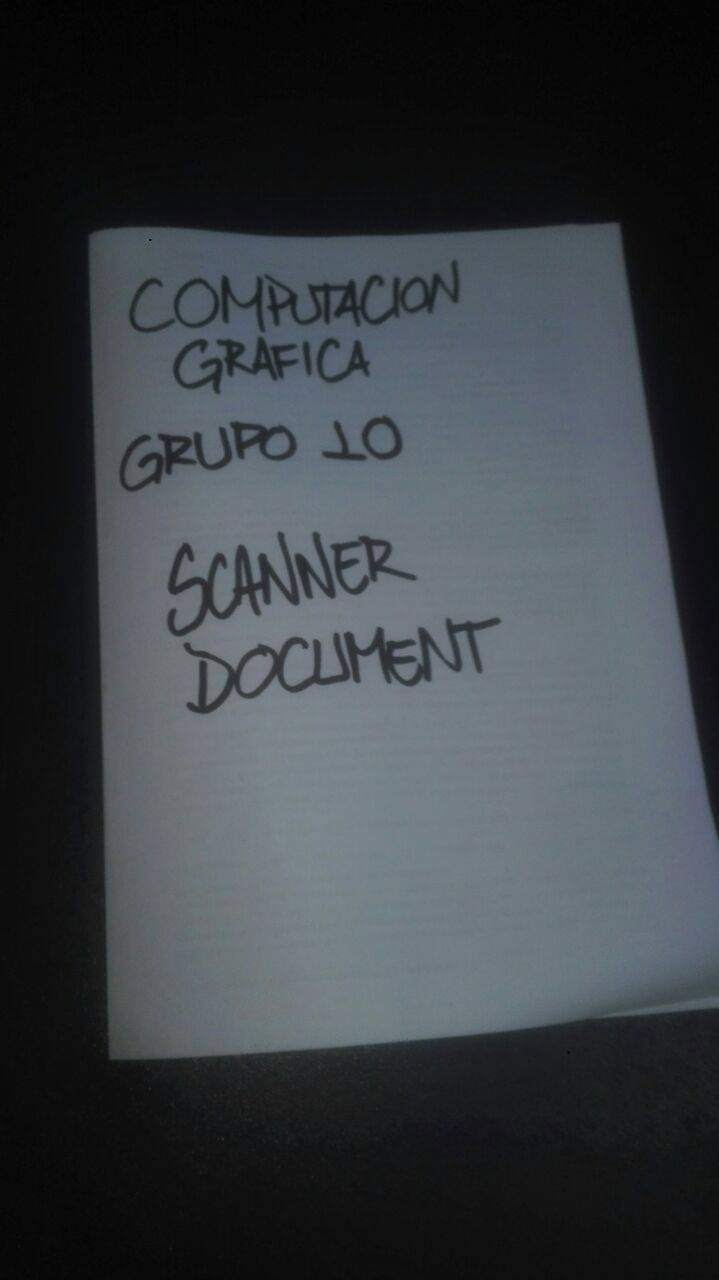
#> input picture fot2.jpg, 719 x 1280 px
$ python main.py
#> lines starting #> are read from the running program, lines starting #| are printed output that depends on the picture; after the words box and inside, x2 and y2 are one past the last pixel; in counts of white or black regions, pixels touching at a corner belong together
### exam2.py
import cv2 as cv
import numpy as np
from fractions import Fraction
from matplotlib import pyplot as plt
from canny import canny

class Image:
        def __init__(self,_image):
                self.image = _image#.astype(int)
                self.original = _image.copy()
                self.row = self.image.shape[0]
                self.col = self.image.shape[1]

        def beGray(self):
                return cv.cvtColor(self.image,cv.COLOR_BGR2GRAY)

        def cannyEdgeDetection(self,kernel=(5,5),sigma=20,minTh=15,maxTh=21):
            #Cimg = cv.Canny(self.beGray(),minTh,maxTh)
            Cimg = canny(self.beGray(),sigma=sigma,lowT=minTh,highT=maxTh)
            return Cimg

        def findpoints(self,edge):
            contours,hierarchy = cv.findContours(edge,cv.RETR_LIST,
                    cv.CHAIN_APPROX_SIMPLE)
            contours = sorted(contours,key=cv.contourArea,reverse=True)

            for c in contours:
                p=cv.arcLength(c,True)
                approx = cv.approxPolyDP(c,0.02*p,True)
                if len(approx)==4:
                    target = approx
                    break
            return target.reshape((4,2))

        def mapper(self,h):
            hnew = np.zeros((4,2),dtype = np.float32)

            add = h.sum(1)
            hnew[0] = h[np.argmin(add)]
            hnew[2] = h[np.argmax(add)]

            diff = np.diff(h,axis = 1)
            hnew[1] = h[np.argmin(diff)]
            hnew[3] = h[np.argmax(diff)]
            return hnew
        # [15 lines left out: functions distance, transform, not called in this run]

# [12 lines that do not run on import are left out]

### gaussfilter.py
import numpy as np
import cv2 as cv
import matplotlib.pyplot as plt
from scipy.ndimage.filters import convolve

"""
    img_filt = np.zeros_like(img, dtype=np.float32)
    if len(img.shape)==2:
        return convolution(img,kernel).astype(np.uint8)
    for c in range(3):
        img_filt[:,:,c] = convolution(img[:,:,c],kernel)

    return img_filt.astype(np.uint8)"""

# [31 lines left out: function convolution, not called in this run]

def GaussianFunction(sigma,x,y):
    num = np.exp(-(((x**2) + (y**2))/(2.0*(sigma**2))))
    den = 2.0*np.pi*(sigma**2)
    return num/den


def GaussianFilter(img,kernel_size=5,sigma=1):
    kernel = np.zeros((kernel_size,kernel_size),dtype=np.float32)
    m = n = kernel_size//2

    for x in range(-m,m+1):
        for y in range(-n,n+1):
            kernel[x+2,y+2] = GaussianFunction(sigma,x,y)

    return convolve(img,kernel)

# [7 lines that do not run on import are left out]

### sobelfilter.py
import cv2 as cv
import numpy as np
from scipy.ndimage.filters import convolve
from gaussfilter import GaussianFilter

#img en scala grises
def SobelFilter(img):
    Gx = np.array([[1,0,-1],[2,0,-2],[1,0,-1]],dtype=np.float32)
    Gy = np.array([[+1,+2,+1],[0,0,0],[-1,-2,-1]],dtype=np.float32)

    G_x = convolve(img,Gx)
    G_y = convolve(img,Gy)

    G = np.sqrt(G_x**2 + G_y**2)
    #G = np.hypot(G_x,G_y)

    G = G / G.max() * 255
    Theta = np.arctan2(G_y,G_x) #* 180. /np.pi
    Theta = np.rad2deg(Theta)
    return G , Theta


# [8 lines that do not run on import are left out]

### non_max_suppresion.py
import numpy as np
import cv2 as cv
import matplotlib.pyplot as plt
from gaussfilter import GaussianFilter
from sobelfilter import SobelFilter


def non_max_suppression(img,Angle):
    H, W = img.shape
    Z = np.zeros((H,W),dtype=np.int32)

    for i in range(1,H-1):
        for j in range(1,W-1):
            #angulo 0
            p=255
            q=255
            if (0<=Angle[i,j]<22.5) or (157.5<=Angle[i,j]<=180) or (
                    -22.5<=Angle[i,j]<0) or (-180<=Angle[i,j]<-157.5):
                p = img[i,j+1]
                q = img[i,j-1]
            #angulo 45
            elif (22.5 <= Angle[i,j]<67.5) or (-157.5<=Angle[i,j]<-112.5):
                p = img[i+1,j+1]
                q = img[i-1,j-1]
            #angulo 90
            elif (67.5<=Angle[i,j]<112.5) or (-112.5<=Angle[i,j]<-67.5):
                p = img[i+1,j]
                q = img[i-1,j]
            #angulo 135
            elif (112.5 <= Angle[i,j]<157.5)  or (-67.5<=Angle[i,j]<-22.5):
                p = img[i+1,j-1]
                q = img[i-1,j+1]

            #non max suppression
            if (img[i,j] >= p) and (img[i,j]>=q):
                Z[i,j] = img[i,j]
            else:
                Z[i,j] = 0
    return Z

# [7 lines that do not run on import are left out]

### histeresis.py
import numpy as np
import cv2 as cv
from gaussfilter import GaussianFilter
from sobelfilter import SobelFilter
from non_max_suppresion import non_max_suppression

def threshold(img,lowT=0.05,highT=0.15,weakP=75,strongP=255):
    M,N = img.shape

    Thres = np.zeros((M,N),dtype=np.uint8)

    strongI,strongJ = np.where(img >= highT)
    zerosI,zerosJ = np.where(img < lowT)

    weakI,weakJ = np.where((img<=highT) & (img >= lowT))

    Thres[strongI,strongJ] = strongP
    Thres[zerosI,zerosJ] = 0
    Thres[weakI,weakJ] = weakP

    return Thres

def hysteresis(img,lowT=0.05,highT=0.15,weakP=75,strongP=255):
    M,N = img.shape

    thres = threshold(img,lowT,highT,weakP,strongP)

    for i in range(1,M-1):
        for j in range(1,N-1):
            if thres[i,j] == weakP:
                if strongP in [thres[i+1, j-1],
                        thres[i+1, j],thres[i+1, j+1],
                        thres[i, j-1],thres[i, j+1],
                        thres[i-1, j-1],thres[i-1, j],
                        thres[i-1, j+1]]:
                    thres[i,j] = 255
                else:
                    thres[i,j] = 0
    return thres

# [10 lines that do not run on import are left out]

### tools.py
import matplotlib.pyplot as plt
from matplotlib.path import Path
import matplotlib.patches as patches
import numpy as np

def formA(points):
    verts = [
            (points[0][0], points[0][1]),   # P0
            (points[1][0], points[1][1]),  # P1
            (points[2][0], points[2][1]),  # P2
            (points[3][0], points[3][1]),  # P3
            (points[0][0], points[0][1]),
            ]
    xs, ys = zip(*verts)

    return np.array(xs),np.array(ys)

# [6 lines left out: function distance, not called in this run]

def take_second(elem):
    return elem[1]

# [8 lines left out: function knn, not called in this run]

### line.py
from matplotlib import pyplot as plt
from tools import formA,knn
import cv2 as cv
import numpy as np
from exam2 import Image

class LineBuilder:
    def __init__(self, line,_x,_y,img1):
        self.line = line
        self.xs = _x
        self.ys = _y
        self.img1 = img1
        self.eventkey=''
    def connect(self):
        "conectar todos los eventos"
        self.cidpress = self.line.figure.canvas.mpl_connect(
                'button_press_event',self.on_press)
        self.keypress = self.line.figure.canvas.mpl_connect(
                'key_press_event',self.key_press)

    # [44 lines left out: functions key_press, on_press, left_button, not called in this run]

    def disconnect(self):
        self.line.figure.canvas.mpl_disconnect(self.cidpress)

### canny.py
import cv2 as cv
from gaussfilter import GaussianFilter
from sobelfilter import SobelFilter
from non_max_suppresion import non_max_suppression
from histeresis import hysteresis

def canny(img,kernel=5,sigma=1,lowT=15,highT=21):
    gauss = GaussianFilter(img,kernel,sigma)
    sobel,theta = SobelFilter(gauss)
    nms = non_max_suppression(sobel,theta)
    threshold = hysteresis(nms,lowT,highT)

    return threshold

# [6 lines that do not run on import are left out]

### main.py
from matplotlib import pyplot as plt
from tools import formA, knn
import cv2 as cv
import numpy as np
from exam2 import Image
from line import LineBuilder

def main():
    #img = cv.imread('test_img.jpg')
    #img = cv.imread('fot1.jpg')
    img = cv.imread('fot2.jpg')
#> img is the input picture: shape (1280, 719, 3); mean B, G, R 66.7, 62.1, 57.3
    scanner = Image(img)
    #canny = scanner.cannyEdgeDetection()
    canny = scanner.cannyEdgeDetection(sigma=15,)
#> in GaussianFilter, `kernel = np.zeros((kernel_size,kernel_size),dtype=np.float32)`: kernel = [[0, 0, 0, 0, 0], [0, 0, 0, 0, 0], [0, 0, 0, 0, 0], [0, 0, 0, 0, 0], [0, 0, 0, 0, 0]]
#> after the loop in GaussianFilter, `for x in range(-m,m+1):`: kernel = [[0.000695, 0.0007, 0.000701, 0.0007, 0.000695], [0.0007, 0.000704, 0.000706, 0.000704, 0.0007], [0.000701, 0.000706, 0.000707, 0.000706, 0.000701], [0.0007, 0.000704, 0.000706, 0.000704, 0.0007], [0.000695, 0.0007, 0.000701, 0.0007, 0.000695]]
#> in GaussianFilter, `return convolve(img,kernel)`:
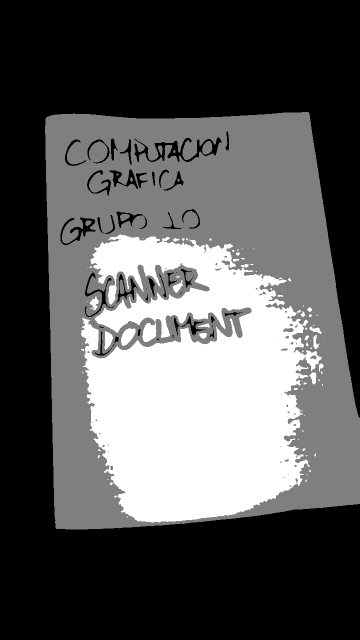
#> returned value: shape (1280, 719) (shown at 1/2 size); min 0, max 2, mean 0.698; drawn with min black and max white
#> after the loop in non_max_suppression, `for i in range(1,H-1):`:
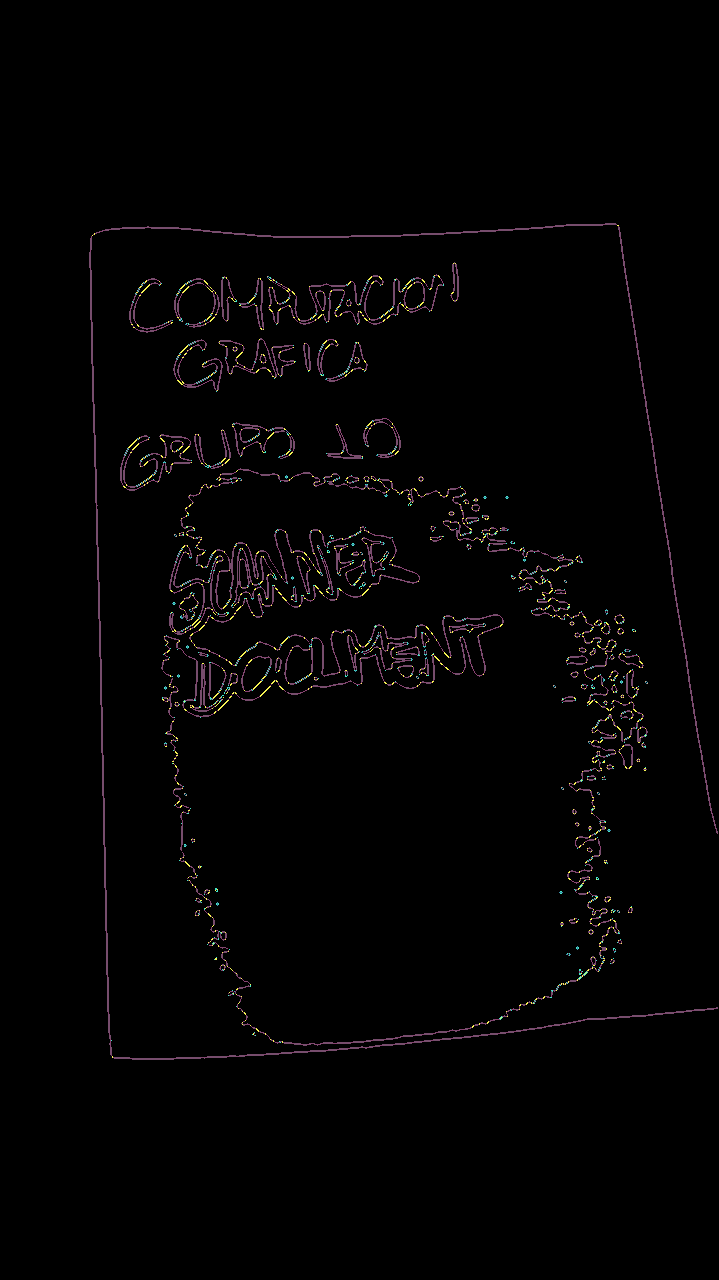
#> Z: shape (1280, 719) int32; 8 distinct labels, from 0 to 255; one colour per label, 0 black
#> in threshold, `weakI,weakJ = np.where((img<=highT) & (img >= lowT))`: weakI = empty array
#> in hysteresis, `thres = threshold(img,lowT,highT,weakP,strongP)`:
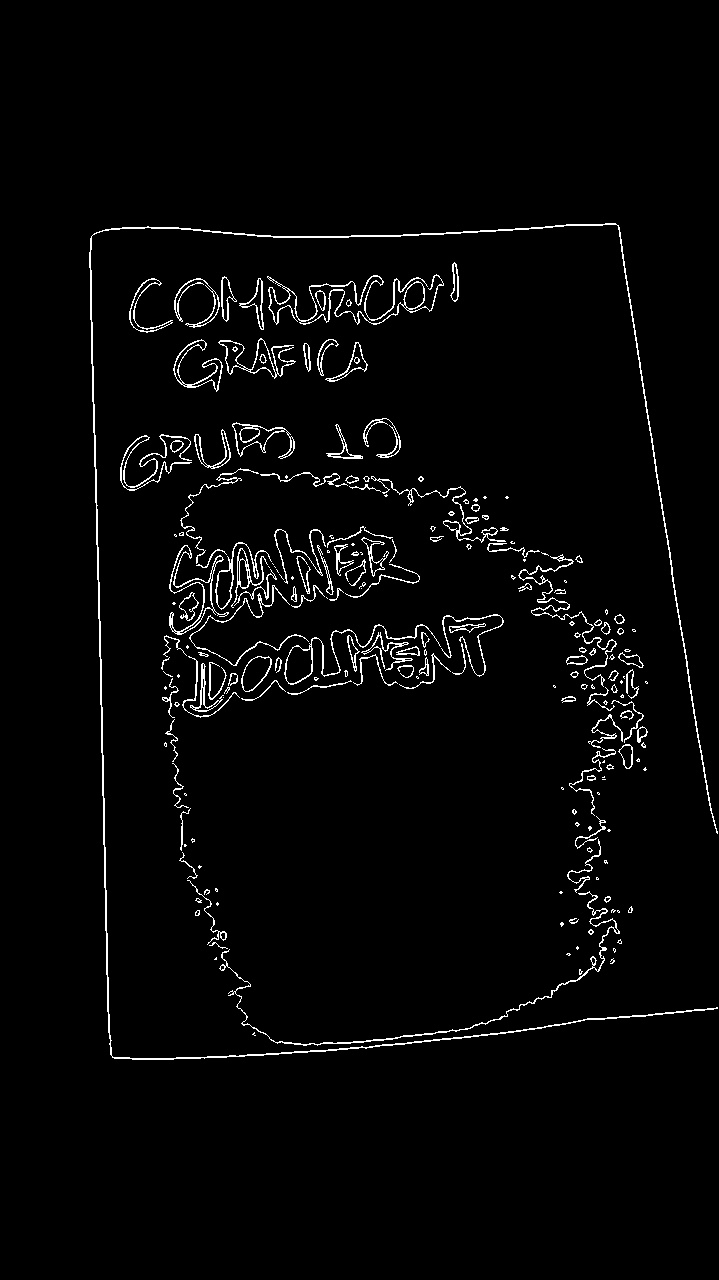
#> thres: shape (1280, 719); 2.6% white in thin lines or dots, all inside (x1, y1, x2, y2) = (89, 223, 718, 1060)
    plt.imshow(canny)
    plt.show()
    target = scanner.findpoints(canny)
#> in findpoints, `contours,hierarchy = cv.findContours(edge,cv.RETR_LIST, cv.CHAIN_APPRO..`: contours = 473 contours, 313 with area under 20; largest, box (x1, y1, x2, y2) and area: (89, 223, 718, 1060) 2130, (284, 624, 441, 685) 972, (218, 338, 296, 379) 942, (267, 274, 444, 325) 896, (169, 545, 229, 635) 886
#> the loop in findpoints, `for c in contours:` made 77 passes
#> (p, target) on pass 77: (58.73, [[305, 343], [308, 345], [308, 370], [304, 352]])
#> target = [[305, 343], [308, 345], [308, 370], [304, 352]]
    points = scanner.mapper(target)
#> in mapper, `add = h.sum(1)`: add = [648, 653, 678, 656]
#> in mapper, `diff = np.diff(h,axis = 1)`: diff = [38, 37, 62, 48]
#> points = [[305, 343], [308, 345], [308, 370], [308, 370]]

    xs, ys = formA(np.array(points))
#> in formA, `verts = [ (points[0][0], points[0][1]),`: verts = [(305, 343), (308, 345), (308, 370), (308, 370), (305, 343)]
#> in formA, `xs, ys = zip(*verts)`: xs = (305, 308, 308, 308, 305); ys = (343, 345, 370, 370, 343)
#> xs = [305, 308, 308, 308, 305]; ys = [343, 345, 370, 370, 343]
    plt.imshow(img)
    line, = plt.plot(xs,ys,'.-')
    plt.axis('off')
    cv.imwrite('cannyimg.png',canny)
    interactive = LineBuilder(line,xs,ys,scanner)
#> in __init__, `self.xs = _x`: self.xs = [305, 308, 308, 308, 305]
#> in __init__, `self.ys = _y`: self.ys = [343, 345, 370, 370, 343]
    interactive.connect()

    plt.show()
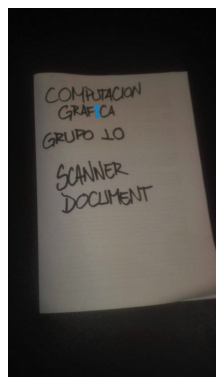
#> figure drawn by matplotlib, 1 panel; B, G, R data is drawn as R, G, B


main()

$ run again, with fot1.jpg copied over fot2.jpg
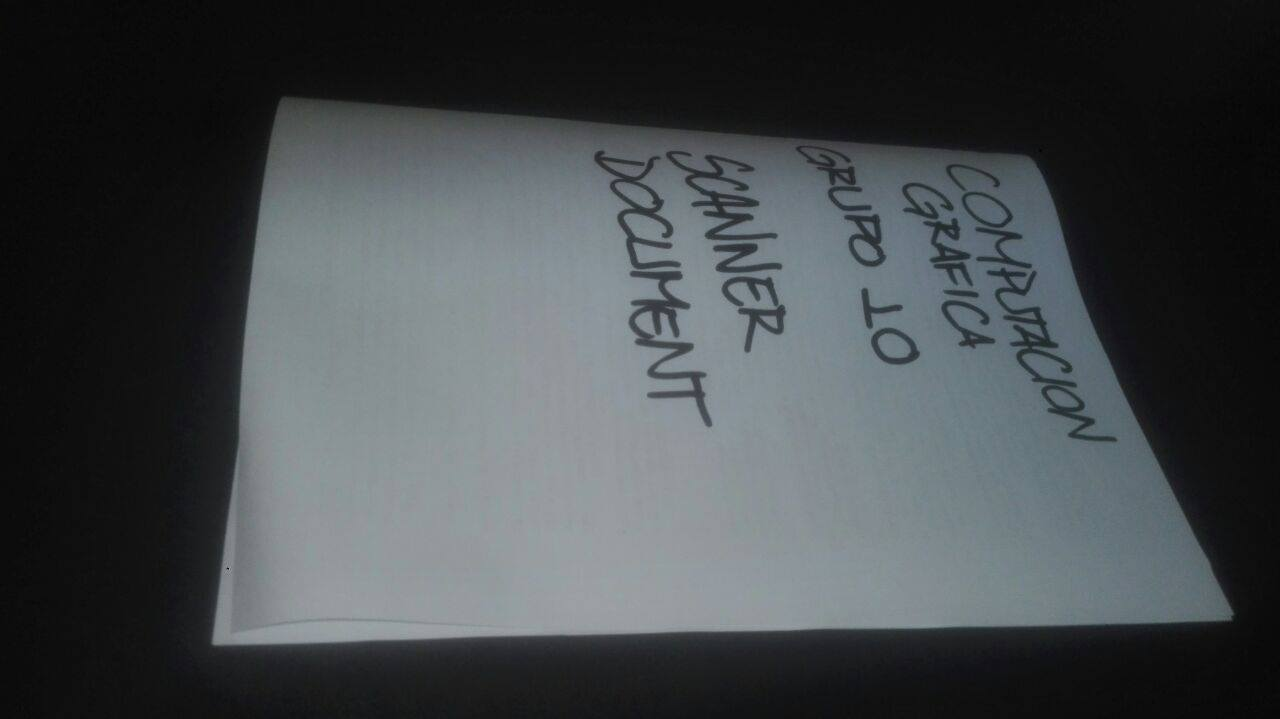
#> input picture fot1.jpg, 1280 x 719 px
#> in main, img is the input picture: shape (719, 1280, 3); mean B, G, R 74.2, 71.6, 67.1
#> in GaussianFilter, `kernel = np.zeros((kernel_size,kernel_size),dtype=np.float32)`: kernel = [[0, 0, 0, 0, 0], [0, 0, 0, 0, 0], [0, 0, 0, 0, 0], [0, 0, 0, 0, 0], [0, 0, 0, 0, 0]]
#> after the loop in GaussianFilter, `for x in range(-m,m+1):`: kernel = [[0.000695, 0.0007, 0.000701, 0.0007, 0.000695], [0.0007, 0.000704, 0.000706, 0.000704, 0.0007], [0.000701, 0.000706, 0.000707, 0.000706, 0.000701], [0.0007, 0.000704, 0.000706, 0.000704, 0.0007], [0.000695, 0.0007, 0.000701, 0.0007, 0.000695]]
#> after the loop in non_max_suppression, `for i in range(1,H-1):`:
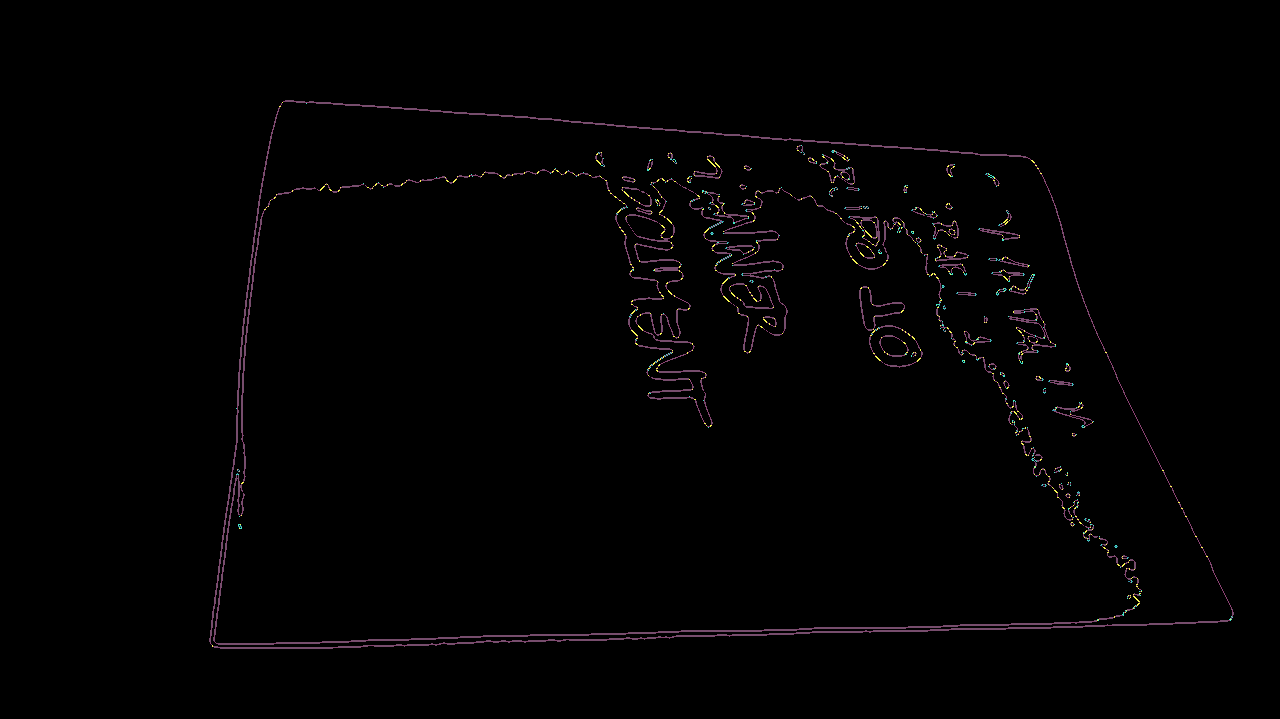
#> Z: shape (719, 1280) int32; 8 distinct labels, from 0 to 255; one colour per label, 0 black
#> strongI = 16979 values from 100 to 648; strongJ = 16979 values, max 1233 at index 13188, min 209 at index 15707, mean 727
#> weakI = empty array
#> thres: shape (719, 1280); 1.8% white in thin lines or dots, all inside (x1, y1, x2, y2) = (209, 100, 1234, 649)
#> contours = 294 contours, 193 with area under 20; largest, box (x1, y1, x2, y2) and area: (209, 100, 1234, 649) 450576, (210, 101, 1233, 648) 448582, (213, 187, 1141, 645) 1287, (859, 286, 923, 368) 862, (860, 287, 905, 330) 702
#> the loop in findpoints, `for c in contours:` made 1 pass
#> (p, target) on pass 1: (2940.2, [[279, 106], [212, 646], [1231, 619], [1029, 158]])
#> in main, `target = scanner.findpoints(canny)`: target = [[279, 106], [212, 646], [1231, 619], [1029, 158]]
#> add = [385, 858, 1850, 1187]
#> diff = [-173, 434, -612, -871]
#> points = [[279, 106], [1029, 158], [1231, 619], [212, 646]]
#> verts = [(279, 106), (1029, 158), (1231, 619), (212, 646), (279, 106)]
#> in formA, `xs, ys = zip(*verts)`: xs = (279, 1029, 1231, 212, 279); ys = (106, 158, 619, 646, 106)
#> in main, `xs, ys = formA(np.array(points))`: xs = [279, 1029, 1231, 212, 279]; ys = [106, 158, 619, 646, 106]
#> self.xs = [279, 1029, 1231, 212, 279]
#> self.ys = [106, 158, 619, 646, 106]
#> in main, `plt.show()`:
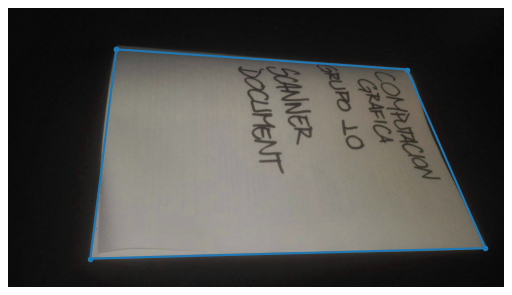
#> figure drawn by matplotlib, 1 panel; B, G, R data is drawn as R, G, B
